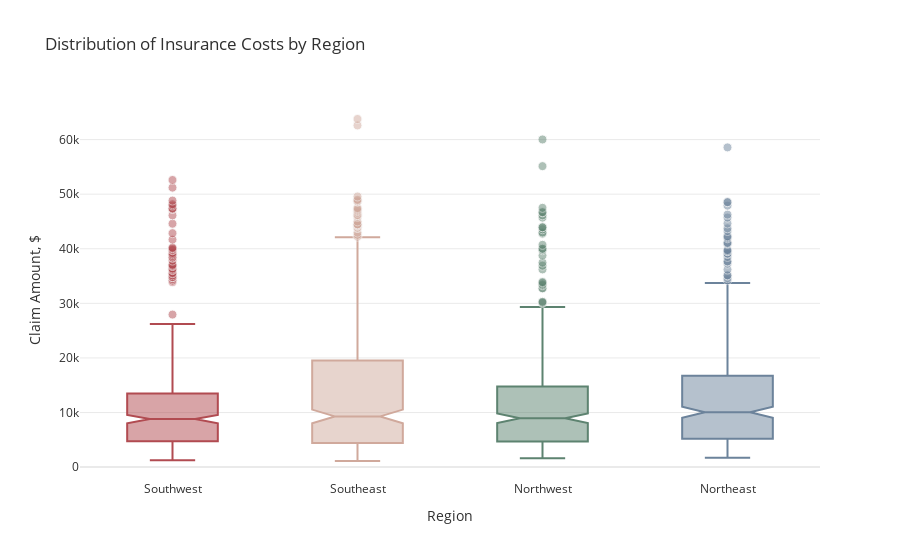

The notebook cell this image was saved under:
### Markdown cell above
## Exploratory Analysis

### Code cell
init_notebook_mode(connected=True)
px.defaults.template = "plotly_white"
plot_df=ins.copy()
fig = px.box(plot_df, x="region", y="charges", color="region", 
             notched=True, points="outliers", height=600,
             title="Distribution of Insurance Costs by Region",
             color_discrete_sequence=['#B14B51', '#D0A99C', '#5D8370', '#6C839B'])
fig.update_traces(marker=dict(size=9, opacity=0.5, line=dict(width=1,color="#F7F7F7")), showlegend=False)
fig.update_layout(font_color="#303030", xaxis_title='Region', yaxis_title='Claim Amount, $',
                  yaxis=dict(showgrid=True, gridwidth=1, gridcolor='#EAEAEA', zerolinecolor='#EAEAEA'))
fig.show()

### Figure 1 — Plotly figure (JSON) as saved in the notebook; plotly's stock layout.template omitted (floating-point values rounded to 4 significant figures; data arrays with more than 128 entries replaced by an {"elided": "..."} marker saying what was removed)
{"data": [{"alignmentgroup": "True", "boxpoints": "outliers", "hovertemplate": "region=%{x}<br>charges=%{y}<extra></extra>", "legendgroup": "Southwest", "marker": {"color": "#B14B51", "line": {"color": "#F7F7F7", "width": 1}, "opacity": 0.5, "size": 9}, "name": "Southwest", "notched": true, "offsetgroup": "Southwest", "orientation": "v", "showlegend": false, "type": "box", "x": {"elided": "325 str values"}, "x0": " ", "xaxis": "x", "y": {"elided": "325 float values"}, "y0": " ", "yaxis": "y"}, {"alignmentgroup": "True", "boxpoints": "outliers", "hovertemplate": "region=%{x}<br>charges=%{y}<extra></extra>", "legendgroup": "Southeast", "marker": {"color": "#D0A99C", "line": {"color": "#F7F7F7", "width": 1}, "opacity": 0.5, "size": 9}, "name": "Southeast", "notched": true, "offsetgroup": "Southeast", "orientation": "v", "showlegend": false, "type": "box", "x": {"elided": "364 str values"}, "x0": " ", "xaxis": "x", "y": {"elided": "364 float values"}, "y0": " ", "yaxis": "y"}, {"alignmentgroup": "True", "boxpoints": "outliers", "hovertemplate": "region=%{x}<br>charges=%{y}<extra></extra>", "legendgroup": "Northwest", "marker": {"color": "#5D8370", "line": {"color": "#F7F7F7", "width": 1}, "opacity": 0.5, "size": 9}, "name": "Northwest", "notched": true, "offsetgroup": "Northwest", "orientation": "v", "showlegend": false, "type": "box", "x": {"elided": "325 str values"}, "x0": " ", "xaxis": "x", "y": {"elided": "325 float values"}, "y0": " ", "yaxis": "y"}, {"alignmentgroup": "True", "boxpoints": "outliers", "hovertemplate": "region=%{x}<br>charges=%{y}<extra></extra>", "legendgroup": "Northeast", "marker": {"color": "#6C839B", "line": {"color": "#F7F7F7", "width": 1}, "opacity": 0.5, "size": 9}, "name": "Northeast", "notched": true, "offsetgroup": "Northeast", "orientation": "v", "showlegend": false, "type": "box", "x": {"elided": "324 str values"}, "x0": " ", "xaxis": "x", "y": {"elided": "324 float values"}, "y0": " ", "yaxis": "y"}], "layout": {"autosize": true, "boxmode": "overlay", "font": {"color": "#303030"}, "legend": {"title": {"text": "region"}, "tracegroupgap": 0}, "title": {"text": "Distribution of Insurance Costs by Region"}, "xaxis": {"anchor": "y", "autorange": true, "categoryarray": ["Southwest", "Southeast", "Northwest", "Northeast"], "categoryorder": "array", "domain": [0, 1], "range": [-0.5, 3.5], "title": {"text": "Region"}, "type": "category"}, "yaxis": {"anchor": "x", "autorange": true, "domain": [0, 1], "gridcolor": "#EAEAEA", "gridwidth": 1, "range": [-2359.0, 67250.0], "showgrid": true, "title": {"text": "Claim Amount, $"}, "type": "linear", "zerolinecolor": "#EAEAEA"}}}
